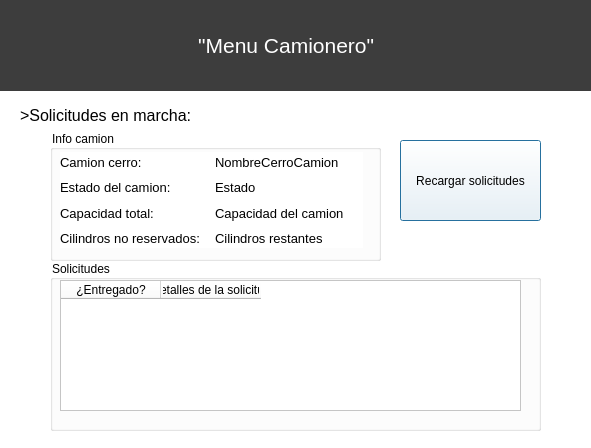
<?xml version="1.0" encoding="UTF-8"?>
<ui version="4.0">
 <class>CamioneroWindow</class>
 <widget class="QDialog" name="CamioneroWindow">
  <property name="geometry">
   <rect>
    <x>0</x>
    <y>0</y>
    <width>591</width>
    <height>448</height>
   </rect>
  </property>
  <property name="windowTitle">
   <string>Dialog</string>
  </property>
  <property name="styleSheet">
   <string notr="true">background-color: rgb(255, 255, 255);</string>
  </property>
  <widget class="QLabel" name="label_4">
   <property name="geometry">
    <rect>
     <x>0</x>
     <y>0</y>
     <width>591</width>
     <height>91</height>
    </rect>
   </property>
   <property name="font">
    <font>
     <family>Segoe UI</family>
     <pointsize>16</pointsize>
    </font>
   </property>
   <property name="cursor">
    <cursorShape>UpArrowCursor</cursorShape>
   </property>
   <property name="styleSheet">
    <string notr="true">background-color: rgb(61, 61, 61);
color: rgb(255, 255, 255);</string>
   </property>
   <property name="text">
    <string>                                  &quot;Menu Camionero&quot;</string>
   </property>
  </widget>
  <widget class="QLabel" name="label">
   <property name="geometry">
    <rect>
     <x>20</x>
     <y>100</y>
     <width>201</width>
     <height>31</height>
    </rect>
   </property>
   <property name="font">
    <font>
     <family>Segoe UI</family>
     <pointsize>12</pointsize>
    </font>
   </property>
   <property name="text">
    <string>&gt;Solicitudes en marcha:</string>
   </property>
  </widget>
  <widget class="QPushButton" name="bt_recargar">
   <property name="geometry">
    <rect>
     <x>400</x>
     <y>140</y>
     <width>141</width>
     <height>81</height>
    </rect>
   </property>
   <property name="font">
    <font>
     <family>Segoe UI</family>
    </font>
   </property>
   <property name="text">
    <string>Recargar solicitudes</string>
   </property>
  </widget>
  <widget class="QGroupBox" name="groupBox">
   <property name="geometry">
    <rect>
     <x>50</x>
     <y>260</y>
     <width>491</width>
     <height>171</height>
    </rect>
   </property>
   <property name="title">
    <string>Solicitudes</string>
   </property>
   <widget class="QTableWidget" name="detalles_pedidos">
    <property name="geometry">
     <rect>
      <x>10</x>
      <y>20</y>
      <width>461</width>
      <height>131</height>
     </rect>
    </property>
    <column>
     <property name="text">
      <string>¿Entregado?</string>
     </property>
     <property name="font">
      <font>
       <family>Segoe UI</family>
      </font>
     </property>
    </column>
    <column>
     <property name="text">
      <string>Detalles de la solicitud</string>
     </property>
     <property name="font">
      <font>
       <family>Segoe UI</family>
      </font>
     </property>
    </column>
   </widget>
  </widget>
  <widget class="QGroupBox" name="groupBox_2">
   <property name="geometry">
    <rect>
     <x>50</x>
     <y>130</y>
     <width>331</width>
     <height>131</height>
    </rect>
   </property>
   <property name="title">
    <string>Info camion</string>
   </property>
   <widget class="QWidget" name="layoutWidget">
    <property name="geometry">
     <rect>
      <x>10</x>
      <y>22</y>
      <width>303</width>
      <height>96</height>
     </rect>
    </property>
    <layout class="QVBoxLayout" name="verticalLayout">
     <item>
      <layout class="QHBoxLayout" name="horizontalLayout_3">
       <item>
        <widget class="QLabel" name="label_2">
         <property name="font">
          <font>
           <family>Segoe UI</family>
           <pointsize>10</pointsize>
          </font>
         </property>
         <property name="text">
          <string>Camion cerro:</string>
         </property>
        </widget>
       </item>
       <item>
        <widget class="QLabel" name="Nombrecerrocamion">
         <property name="font">
          <font>
           <family>Segoe UI</family>
           <pointsize>10</pointsize>
          </font>
         </property>
         <property name="text">
          <string>NombreCerroCamion</string>
         </property>
        </widget>
       </item>
      </layout>
     </item>
     <item>
      <layout class="QHBoxLayout" name="horizontalLayout_4">
       <item>
        <widget class="QLabel" name="label_6">
         <property name="font">
          <font>
           <family>Segoe UI</family>
           <pointsize>10</pointsize>
          </font>
         </property>
         <property name="text">
          <string>Estado del camion:</string>
         </property>
        </widget>
       </item>
       <item>
        <widget class="QLabel" name="Estado">
         <property name="font">
          <font>
           <family>Segoe UI</family>
           <pointsize>10</pointsize>
          </font>
         </property>
         <property name="text">
          <string>Estado</string>
         </property>
        </widget>
       </item>
      </layout>
     </item>
     <item>
      <layout class="QHBoxLayout" name="horizontalLayout_2">
       <item>
        <widget class="QLabel" name="label_3">
         <property name="font">
          <font>
           <family>Segoe UI</family>
           <pointsize>10</pointsize>
          </font>
         </property>
         <property name="text">
          <string>Capacidad total:</string>
         </property>
        </widget>
       </item>
       <item>
        <widget class="QLabel" name="capacidadcamion">
         <property name="font">
          <font>
           <family>Segoe UI</family>
           <pointsize>10</pointsize>
          </font>
         </property>
         <property name="text">
          <string>Capacidad del camion</string>
         </property>
        </widget>
       </item>
      </layout>
     </item>
     <item>
      <layout class="QHBoxLayout" name="horizontalLayout">
       <item>
        <widget class="QLabel" name="label_5">
         <property name="font">
          <font>
           <family>Segoe UI</family>
           <pointsize>10</pointsize>
          </font>
         </property>
         <property name="text">
          <string>Cilindros no reservados:</string>
         </property>
        </widget>
       </item>
       <item>
        <widget class="QLabel" name="cilindros_restantes">
         <property name="font">
          <font>
           <family>Segoe UI</family>
           <pointsize>10</pointsize>
          </font>
         </property>
         <property name="text">
          <string>Cilindros restantes</string>
         </property>
        </widget>
       </item>
      </layout>
     </item>
    </layout>
   </widget>
   <widget class="QGroupBox" name="groupBox_3">
    <property name="geometry">
     <rect>
      <x>0</x>
      <y>0</y>
      <width>331</width>
      <height>131</height>
     </rect>
    </property>
    <property name="title">
     <string>Info camion</string>
    </property>
    <widget class="QWidget" name="layoutWidget_2">
     <property name="geometry">
      <rect>
       <x>10</x>
       <y>22</y>
       <width>303</width>
       <height>96</height>
      </rect>
     </property>
     <layout class="QVBoxLayout" name="verticalLayout_2">
      <item>
       <layout class="QHBoxLayout" name="horizontalLayout_5">
        <item>
         <widget class="QLabel" name="label_7">
          <property name="font">
           <font>
            <family>Segoe UI</family>
            <pointsize>10</pointsize>
           </font>
          </property>
          <property name="text">
           <string>Camion cerro:</string>
          </property>
         </widget>
        </item>
        <item>
         <widget class="QLabel" name="Nombrecerrocamion_2">
          <property name="font">
           <font>
            <family>Segoe UI</family>
            <pointsize>10</pointsize>
           </font>
          </property>
          <property name="text">
           <string>NombreCerroCamion</string>
          </property>
         </widget>
        </item>
       </layout>
      </item>
      <item>
       <layout class="QHBoxLayout" name="horizontalLayout_6">
        <item>
         <widget class="QLabel" name="label_8">
          <property name="font">
           <font>
            <family>Segoe UI</family>
            <pointsize>10</pointsize>
           </font>
          </property>
          <property name="text">
           <string>Estado del camion:</string>
          </property>
         </widget>
        </item>
        <item>
         <widget class="QLabel" name="Estado_2">
          <property name="font">
           <font>
            <family>Segoe UI</family>
            <pointsize>10</pointsize>
           </font>
          </property>
          <property name="text">
           <string>Estado</string>
          </property>
         </widget>
        </item>
       </layout>
      </item>
      <item>
       <layout class="QHBoxLayout" name="horizontalLayout_7">
        <item>
         <widget class="QLabel" name="label_9">
          <property name="font">
           <font>
            <family>Segoe UI</family>
            <pointsize>10</pointsize>
           </font>
          </property>
          <property name="text">
           <string>Capacidad total:</string>
          </property>
         </widget>
        </item>
        <item>
         <widget class="QLabel" name="capacidadcamion_2">
          <property name="font">
           <font>
            <family>Segoe UI</family>
            <pointsize>10</pointsize>
           </font>
          </property>
          <property name="text">
           <string>Capacidad del camion</string>
          </property>
         </widget>
        </item>
       </layout>
      </item>
      <item>
       <layout class="QHBoxLayout" name="horizontalLayout_8">
        <item>
         <widget class="QLabel" name="label_10">
          <property name="font">
           <font>
            <family>Segoe UI</family>
            <pointsize>10</pointsize>
           </font>
          </property>
          <property name="text">
           <string>Cilindros no reservados:</string>
          </property>
         </widget>
        </item>
        <item>
         <widget class="QLabel" name="cilindros_restantes_2">
          <property name="font">
           <font>
            <family>Segoe UI</family>
            <pointsize>10</pointsize>
           </font>
          </property>
          <property name="text">
           <string>Cilindros restantes</string>
          </property>
         </widget>
        </item>
       </layout>
      </item>
     </layout>
    </widget>
   </widget>
  </widget>
 </widget>
 <resources/>
 <connections/>
</ui>
